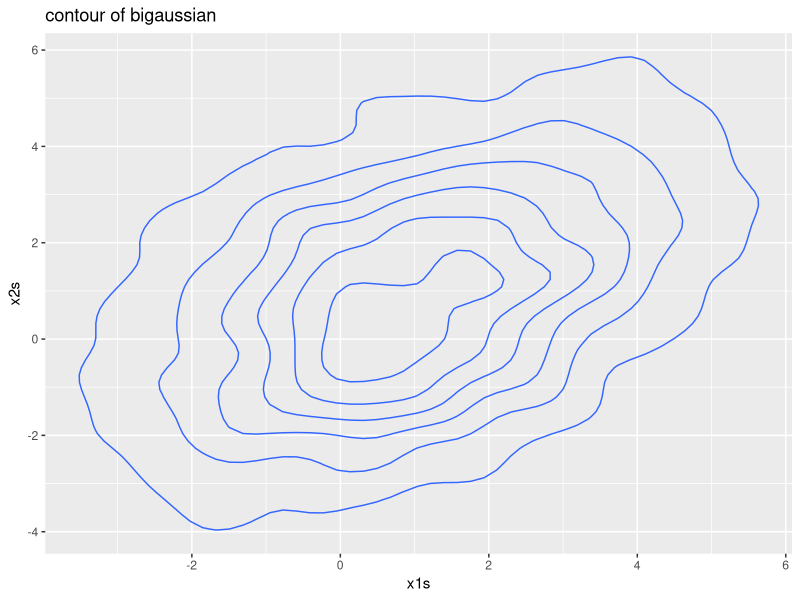

Generate this figure with R:
## ---- chunk 1
library(ggplot2)
library(magrittr)
dbigaussian <-function(x1,x2) {
  sigma <- matrix(c(1,0.5,0.5,1),2,2)
  u<-c(1,1)
  return(as.numeric(exp(-0.5*t(c(x1,x2)-u)%*%solve(sigma)%*%(c(x1,x2)-u)/(2*pi)/sqrt(0.75))))
}
n <- 10000 #number of samples to draw
x1s <- numeric(n)
x2s <- numeric(n)
x1s[1] <- 0 #initial value
x2s[1] <- 0 #initial value
for (i in 2:n) {
  x1 <- x1s[i-1] + rnorm(1,0,1)
  x2 <- x2s[i-1] + rnorm(1,0,1)
  a <- dbigaussian(x1,x2)/dbigaussian(x1s[i-1],x2s[i-1])
  if (runif(1) < a) {
    x1s[i] <- x1
    x2s[i] <- x2
  } else {
    x1s[i] <- x1s[i-1]
    x2s[i] <- x2s[i-1]
  }
}
x1s <- x1s[-(1:100)]
x2s <- x2s[-(1:100)]
df = data.frame(x1s,x2s)
ggplot(df,aes(x = x1s,y = x2s))+
  geom_density_2d()+
  labs(title = "contour of bigaussian")
## ---- chunk 2
set.seed(2)
dstudentt <-function(y) {
  v <- 20
  return(gamma((v+1)/2)/(sqrt(v*pi)*gamma(v/2)) *
    (1+(y^2)/v)^(-(v+1)/2))
}
n <- 10000 #number of samples to draw
ys <- numeric(n)
ys[1] <- 0 #initial value
for (i in 2:n) {
  y <- ys[i-1] + rnorm(1,0,1)
  a <- dstudentt(y)/dstudentt(ys[i-1])
  if (runif(1) < a) {
    ys[i] <- y
  } else {
    ys[i] <- ys[i-1]
  }
}
ys <- ys[-(1:100)]
print(var(ys))
print(20/18)
## ---- chunk 3
set.seed(2)
dstudentt <-function(y) {
  v <- 3
  return(gamma((v+1)/2)/(sqrt(v*pi)*gamma(v/2)) *
    (1+(y^2)/v)^(-(v+1)/2))
}
n <- 10000 #number of samples to draw
ys <- numeric(n)
ys[1] <- 0 #initial value
for (i in 2:n) {
  y <- ys[i-1] + rnorm(1,0,1)
  a <- dstudentt(y)/dstudentt(ys[i-1])
  if (runif(1) < a) {
    ys[i] <- y
  } else {
    ys[i] <- ys[i-1]
  }
}
ys <- ys[-(1:100)]
print(var(ys))
print(3/1)
## ---- chunk 4
y = scan("data/eventtimes.csv", sep=",")
## ---- chunk 5

## ---- chunk 6

## ---- chunk 7

## ---- chunk 8

## ---- chunk 9

## ---- chunk 10

## ---- chunk 11
